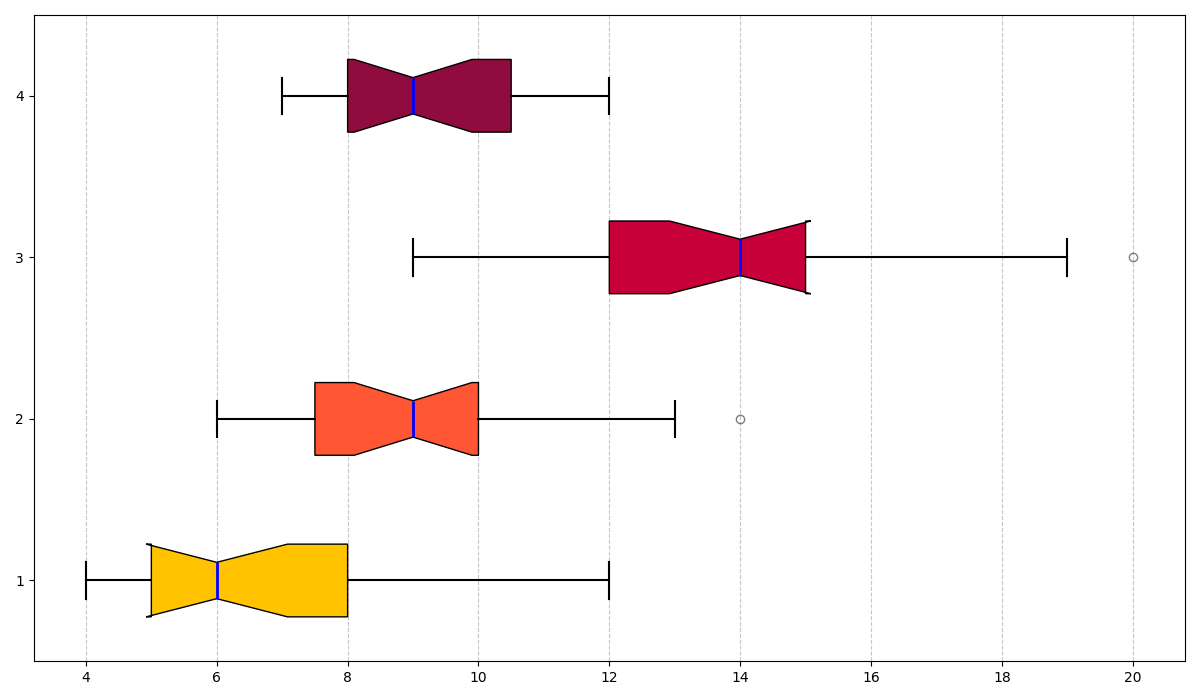

Write Python code to recreate this figure.
import matplotlib.pyplot as plt

kids_data = [5, 7, 6, 4, 5, 6, 8, 9, 10, 7, 5, 6, 4, 6, 5, 7, 8, 11, 12]
teens_data = [6, 8, 9, 7, 7, 6, 8, 10, 12, 11, 10, 9, 7, 9, 8, 10, 8, 13, 14]
adults_data = [9, 10, 12, 11, 12, 14, 13, 12, 14, 15, 14, 13, 12, 14, 15, 17, 18, 19, 20]
seniors_data = [8, 10, 9, 7, 8, 9, 11, 12, 10, 11, 9, 8, 7, 10, 9, 8, 10, 11, 12]

data = [kids_data, teens_data, adults_data, seniors_data]

plt.figure(figsize=(12, 7))

box = plt.boxplot(data, patch_artist=True, notch=True, vert=False)  # Change `vert` parameter to False for horizontal

colors = ['#FFC300', '#FF5733', '#C70039', '#900C3F']
for patch, color in zip(box['boxes'], colors):
    patch.set_facecolor(color)

plt.setp(box['whiskers'], color='black', linewidth=1.5)
plt.setp(box['caps'], color='black', linewidth=1.5)
plt.setp(box['medians'], color='blue', linewidth=2)
plt.setp(box['fliers'], marker='o', color='green', alpha=0.5)

plt.grid(axis='x', linestyle='--', alpha=0.7)  # Change grid to be along `x` axis for horizontal

plt.tight_layout()

plt.show()
